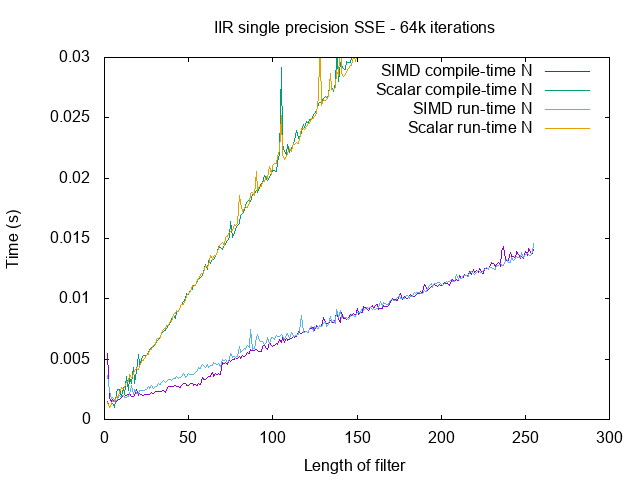

Generate this figure with gnuplot:
set title "IIR single precision SSE - 64k iterations"

set xlabel "Length of filter"
set ylabel "Time (s)"

plot "iir-sse.dat" u 1:2 w lines t "SIMD compile-time N", \
     "" u 1:3 w lines t "Scalar compile-time N", \
     "" u 1:4 w lines t "SIMD run-time N", \
     "" u 1:5 w lines t "Scalar run-time N"
